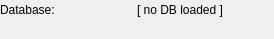
<?xml version="1.0" encoding="UTF-8"?>
<ui version="4.0">
 <class>Form</class>
 <widget class="QWidget" name="Form">
  <property name="geometry">
   <rect>
    <x>0</x>
    <y>0</y>
    <width>274</width>
    <height>39</height>
   </rect>
  </property>
  <property name="windowTitle">
   <string>Form</string>
  </property>
  <layout class="QGridLayout" name="gridLayout_2">
   <property name="margin">
    <number>0</number>
   </property>
   <property name="spacing">
    <number>0</number>
   </property>
   <item row="0" column="0" colspan="2">
    <layout class="QHBoxLayout" name="horizontalLayout">
     <item>
      <widget class="QLabel" name="label">
       <property name="text">
        <string>Database:</string>
       </property>
      </widget>
     </item>
     <item>
      <widget class="QLabel" name="dbLabel">
       <property name="text">
        <string>[ no DB loaded ]</string>
       </property>
      </widget>
     </item>
    </layout>
   </item>
   <item row="1" column="0" colspan="2">
    <widget class="QWidget" name="tableArea" native="true">
     <layout class="QGridLayout" name="gridLayout">
      <property name="verticalSpacing">
       <number>0</number>
      </property>
     </layout>
    </widget>
   </item>
  </layout>
 </widget>
 <resources/>
 <connections/>
</ui>
